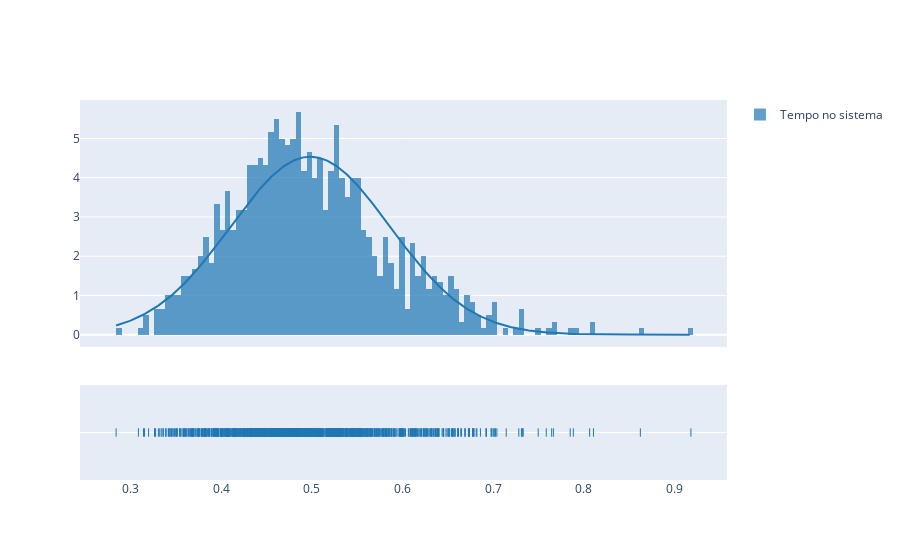

Notebook source saved alongside this figure:
### Code cell
fig = ff.create_distplot([data], ['Tempo no sistema'], curve_type='normal', bin_size=0.006)
fig.show()

### Figure 1 — Plotly figure (JSON) as saved in the notebook; plotly's stock layout.template omitted (floating-point values rounded to 4 significant figures; data arrays with more than 128 entries replaced by an {"elided": "..."} marker saying what was removed)
{"data": [{"autobinx": false, "histnorm": "probability density", "legendgroup": "Tempo no sistema", "marker": {"color": "rgb(31, 119, 180)"}, "name": "Tempo no sistema", "opacity": 0.7, "type": "histogram", "x": {"elided": "1000 float values"}, "xaxis": "x", "xbins": {"end": 0.9179, "size": 0.006, "start": 0.2842}, "yaxis": "y"}, {"legendgroup": "Tempo no sistema", "marker": {"color": "rgb(31, 119, 180)"}, "mode": "lines", "name": "Tempo no sistema", "showlegend": false, "type": "scatter", "x": {"elided": "500 float values"}, "xaxis": "x", "y": {"elided": "500 float values"}, "yaxis": "y"}, {"legendgroup": "Tempo no sistema", "marker": {"color": "rgb(31, 119, 180)", "symbol": "line-ns-open"}, "mode": "markers", "name": "Tempo no sistema", "showlegend": false, "type": "scatter", "x": {"elided": "1000 float values"}, "xaxis": "x", "y": {"elided": "1000 str values"}, "yaxis": "y2"}], "layout": {"barmode": "overlay", "hovermode": "closest", "legend": {"traceorder": "reversed"}, "xaxis": {"anchor": "y2", "domain": [0, 1], "zeroline": false}, "yaxis": {"anchor": "free", "domain": [0.35, 1], "position": 0}, "yaxis2": {"anchor": "x", "domain": [0, 0.25], "dtick": 1, "showticklabels": false}}}
